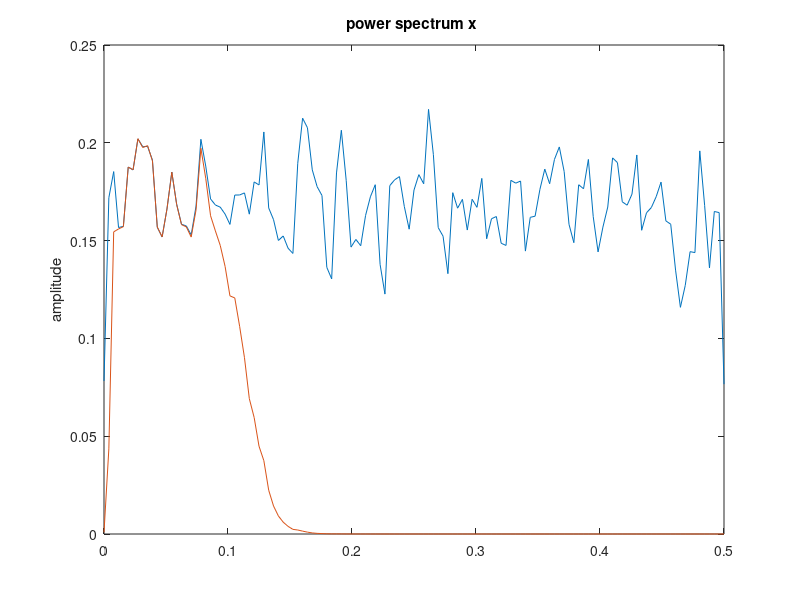
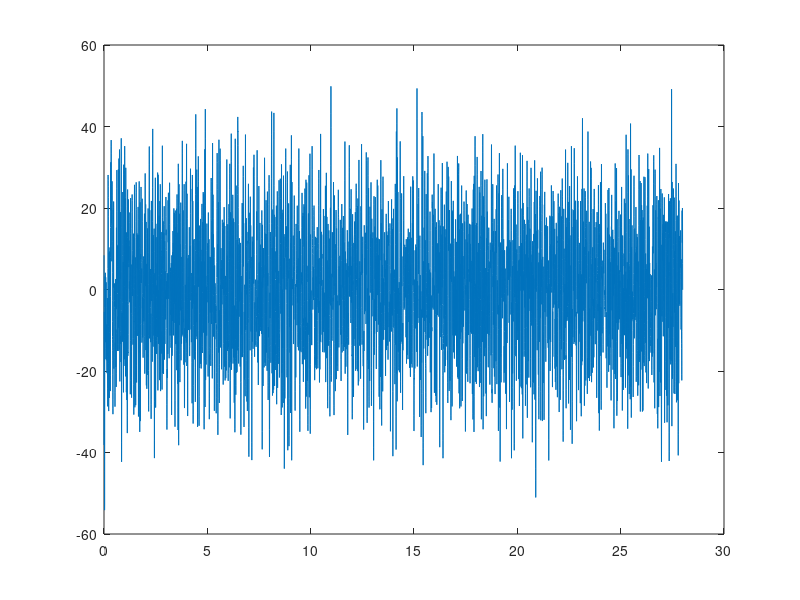

Write MATLAB code to recreate these figures, in order.
clear all
close all
clc

%% Generation parameters
fsamp=4e2;
dt=1/fsamp;

Tfin=28;
N=floor(Tfin*fsamp);

f_pass=2;
f_stop=50;

RMS_output=15;


%===============================PROCESSING=============================
%% Sample noise
disp('Sampling noise...')
ng_vec=rand(N,1)-0.5;

%% create filter
disp('Design bandpass...')
fny=fsamp/2;
w_lowpass=f_pass/fny;
w_highstop=f_stop/fny;

[b,a]=butter(4,[w_lowpass,w_highstop]);

%% filter noise
disp('Broadband filtering...')
ng_vec_filt=filtfilt(b,a,ng_vec);

%% And smooth
%wndw = 2;                                      %# sliding window size
%ng_vec_filt = filter(ones(wndw,1)/wndw, 1, ng_vec_filt);


 figure
 pwelch(ng_vec)
 hold all
 pwelch(ng_vec_filt)

%% scale signal
disp('Adjust amplitude...')
RMS_ng_filt=rms(ng_vec_filt);
ng_ZN=ng_vec_filt./RMS_ng_filt;

sig_out=RMS_output.*ng_ZN;

%% Transition set
dg=input('Insert transition window?...(y/n)','s')
if strcmp(dg,'y')
  disp('---->Transitioning...')
  fin=tukeywin(N,0.25);
  sig_out=sig_out.*fin;
end



 figure
 plot([1:N].*dt,sig_out)



%% move folder
gendir=cd;
simdir=gendir(1:end-15);
cd(simdir)

%% write file
fnam='drive_sig.dat';
disp(strcat('Saving output to: ',fnam,' ...'))
dlmwrite(fnam,sig_out);
cd(gendir)
